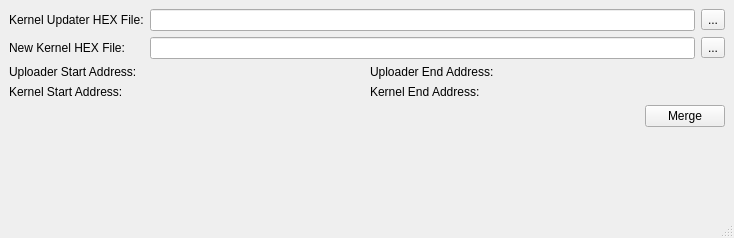
<?xml version="1.0" encoding="UTF-8"?>
<ui version="4.0">
 <class>MainWindow</class>
 <widget class="QMainWindow" name="MainWindow">
  <property name="geometry">
   <rect>
    <x>0</x>
    <y>0</y>
    <width>734</width>
    <height>238</height>
   </rect>
  </property>
  <property name="windowTitle">
   <string>MainWindow</string>
  </property>
  <widget class="QWidget" name="centralwidget">
   <layout class="QVBoxLayout" name="verticalLayout_2">
    <item>
     <layout class="QGridLayout" name="gridLayout">
      <item row="0" column="0">
       <widget class="QLabel" name="label">
        <property name="text">
         <string>Kernel Updater HEX File:</string>
        </property>
       </widget>
      </item>
      <item row="0" column="1">
       <widget class="QLineEdit" name="updater_lineEdit"/>
      </item>
      <item row="0" column="2">
       <widget class="QToolButton" name="selectUpdater_button">
        <property name="text">
         <string>...</string>
        </property>
       </widget>
      </item>
      <item row="1" column="0">
       <widget class="QLabel" name="label_2">
        <property name="text">
         <string>New Kernel HEX File:</string>
        </property>
       </widget>
      </item>
      <item row="1" column="2">
       <widget class="QToolButton" name="selectKernel_button">
        <property name="text">
         <string>...</string>
        </property>
       </widget>
      </item>
      <item row="1" column="1">
       <widget class="QLineEdit" name="kernel_lineEdit"/>
      </item>
     </layout>
    </item>
    <item>
     <layout class="QGridLayout" name="gridLayout_2">
      <item row="0" column="0">
       <widget class="QLabel" name="label_3">
        <property name="text">
         <string>Uploader Start Address:</string>
        </property>
       </widget>
      </item>
      <item row="1" column="0">
       <widget class="QLabel" name="label_5">
        <property name="text">
         <string>Kernel Start Address:</string>
        </property>
       </widget>
      </item>
      <item row="0" column="2">
       <widget class="QLabel" name="label_6">
        <property name="text">
         <string>Uploader End Address:</string>
        </property>
       </widget>
      </item>
      <item row="0" column="1">
       <widget class="QLabel" name="uploaderStart_label">
        <property name="text">
         <string/>
        </property>
       </widget>
      </item>
      <item row="0" column="3">
       <widget class="QLabel" name="uploaderEnd_label">
        <property name="text">
         <string/>
        </property>
       </widget>
      </item>
      <item row="1" column="2">
       <widget class="QLabel" name="label_8">
        <property name="text">
         <string>Kernel End Address:</string>
        </property>
       </widget>
      </item>
      <item row="1" column="1">
       <widget class="QLabel" name="kernelStart_label">
        <property name="text">
         <string/>
        </property>
       </widget>
      </item>
      <item row="1" column="3">
       <widget class="QLabel" name="kernelEnd_label">
        <property name="text">
         <string/>
        </property>
       </widget>
      </item>
     </layout>
    </item>
    <item>
     <layout class="QHBoxLayout" name="horizontalLayout">
      <item>
       <spacer name="horizontalSpacer">
        <property name="orientation">
         <enum>Qt::Horizontal</enum>
        </property>
        <property name="sizeHint" stdset="0">
         <size>
          <width>40</width>
          <height>20</height>
         </size>
        </property>
       </spacer>
      </item>
      <item>
       <widget class="QPushButton" name="merge_button">
        <property name="text">
         <string>Merge</string>
        </property>
       </widget>
      </item>
     </layout>
    </item>
    <item>
     <spacer name="verticalSpacer_2">
      <property name="orientation">
       <enum>Qt::Vertical</enum>
      </property>
      <property name="sizeHint" stdset="0">
       <size>
        <width>20</width>
        <height>40</height>
       </size>
      </property>
     </spacer>
    </item>
   </layout>
  </widget>
  <widget class="QMenuBar" name="menubar">
   <property name="geometry">
    <rect>
     <x>0</x>
     <y>0</y>
     <width>734</width>
     <height>22</height>
    </rect>
   </property>
  </widget>
  <widget class="QStatusBar" name="statusbar"/>
 </widget>
 <resources/>
 <connections/>
</ui>
